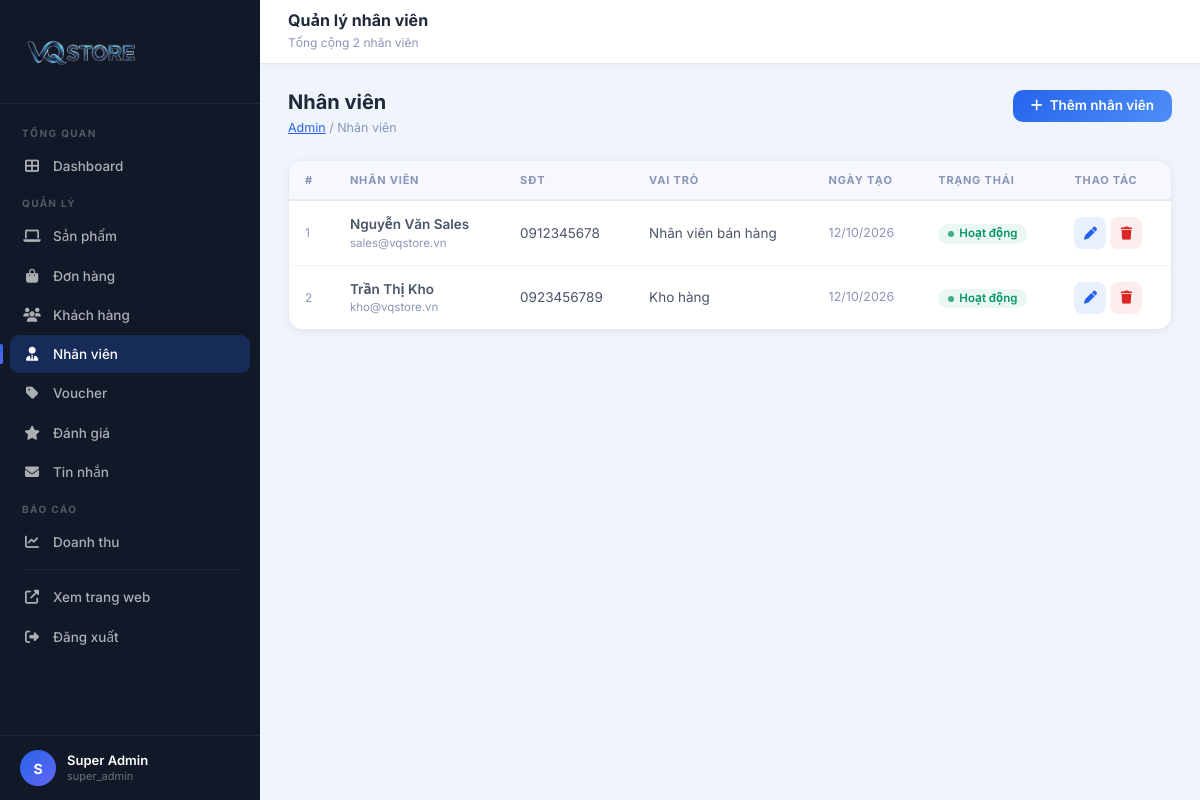
/admin/employees (signed in), run on the app's committed database.
### tables this page shows
CREATE TABLE `nhan_vien` (
    `id` INT AUTO_INCREMENT PRIMARY KEY,
    `ho_ten` VARCHAR(100) NOT NULL,
    `thu_dien_tu` VARCHAR(100) NOT NULL UNIQUE,
    `mat_khau` VARCHAR(255) NOT NULL,
    `so_dien_thoai` VARCHAR(20) DEFAULT NULL,
    `vai_tro` VARCHAR(50) DEFAULT 'Nhân viên bán hàng',
    `trang_thai` ENUM('active','blocked') DEFAULT 'active',
    `ngay_tao` TIMESTAMP DEFAULT CURRENT_TIMESTAMP
);

### controllers/DieuKhienQuanTri.php (called while the page is built, shortened)
<?php
class DieuKhienQuanTri {
    public function employees($param = null) {
        $db = db();
        $employees = $db->fetchAll(
            "SELECT * FROM nhan_vien ORDER BY ngay_tao DESC"
        );
        require_once ROOT_PATH . '/views/quan_tri/nhan_vien.php';
    }
}

### config/co_so_du_lieu.php (called while the page is built, shortened)
<?php
class Database
{
    private static $instance = null;
    private $pdo;
    private function __construct()
    {
        $dsn = "mysql:host=" . DB_HOST . ";dbname=" . DB_NAME . ";charset=" . DB_CHARSET;
        $options = [
            PDO::ATTR_ERRMODE => PDO::ERRMODE_EXCEPTION,
            PDO::ATTR_DEFAULT_FETCH_MODE => PDO::FETCH_ASSOC,
            PDO::ATTR_EMULATE_PREPARES => false,
        ];
        try {
            $this->pdo = new PDO($dsn, DB_USER, DB_PASS, $options);
        } catch (PDOException $e) {
            if (DEBUG) {
                die("Database connection failed: " . $e->getMessage());
            } else {
                die("Database connection failed.");
            }
        }
    }
    public static function getInstance()
    {
        if (self::$instance === null) {
            self::$instance = new self();
        }
        return self::$instance;
    }
    public function query($sql, $params = [])
    {
        $stmt = $this->pdo->prepare($sql);
        $stmt->execute($params);
        return $stmt;
    }
    public function fetchAll($sql, $params = [])
    {
        return $this->query($sql, $params)->fetchAll();
    }
}
function db()
{
    return Database::getInstance();
}

### views/quan_tri/nhan_vien.php (the view, shortened to what this page needs)
<!DOCTYPE html>
<html lang="vi">
<head>
    <link href="https://cdn.jsdelivr.net/npm/bootstrap@5.3.0/dist/css/bootstrap.min.css" rel="stylesheet">
    <link href="https://cdnjs.cloudflare.com/ajax/libs/font-awesome/6.4.0/css/all.min.css" rel="stylesheet">
    <link rel="stylesheet" href="<?= ASSETS_URL ?>/css/admin.css">
</head>
<body>
<div class="admin-wrapper">
<?php include __DIR__ . '/_thanh_ben.php'; ?>
<div class="admin-main">
    <header class="admin-topbar">
        <div class="admin-topbar-title">
            <h5>Quản lý nhân viên</h5>
            <small>Tổng cộng <?= count($employees ?? []) ?> nhân viên</small>
        </div>
    </header>
    <div class="admin-content">
        <div class="admin-page-header">
            <div>
                <h4 class="admin-page-title">Nhân viên</h4>
                <div class="admin-page-breadcrumb"><a href="<?= SITE_URL ?>/admin">Admin</a> / Nhân viên</div>
            </div>
            <button class="btn-admin btn-admin-primary" onclick="openAddModal()">
                <i class="fas fa-plus"></i> Thêm nhân viên
            </button>
        </div>
        <div class="admin-card">
            <div class="admin-table-wrap">
                <table class="admin-table">
                    <thead><tr>
                        <th>#</th><th>Nhân viên</th><th>SĐT</th><th>Vai trò</th>
                        <th>Ngày tạo</th><th>Trạng thái</th><th>Thao tác</th>
                    </tr></thead>
                    <tbody>
                    <?php if (!empty($employees)): foreach ($employees as $e): ?>
                    <tr>
                        <td style="color:#8a96b8;font-size:12px;"><?= $e['id'] ?></td>
                        <td>
                            <div style="font-weight:600;"><?= htmlspecialchars($e['ho_ten']) ?></div>
                            <div style="font-size:11.5px;color:#8a96b8;"><?= htmlspecialchars($e['thu_dien_tu']) ?></div>
                        </td>
                        <td><?= htmlspecialchars($e['so_dien_thoai'] ?? '—') ?></td>
                        <td><?= htmlspecialchars($e['vai_tro']) ?></td>
                        <td style="font-size:12.5px;color:#8a96b8;"><?= date('d/m/Y', strtotime($e['ngay_tao'])) ?></td>
                        <td>
                            <span class="badge-status <?= $e['trang_thai'] ?>">
                                <?= $e['trang_thai'] === 'active' ? 'Hoạt động' : 'Bị khóa' ?>
                            </span>
                        </td>
                        <td>
                            <div class="d-flex gap-1">
                                <button class="admin-action-btn edit" title="Sửa"
                                        onclick="openEditModal(<?= htmlspecialchars(json_encode($e), ENT_QUOTES) ?>)">
                                    <i class="fas fa-pen"></i>
                                </button>
                                <a href="<?= SITE_URL ?>/admin/employees/delete?id=<?= $e['id'] ?>"
                                   class="admin-action-btn delete" title="Xóa"
                                   onclick="return confirm('Xóa nhân viên này?')">
                                    <i class="fas fa-trash"></i>
                                </a>
                            </div>
                        </td>
                    </tr>
                    <?php endforeach; endif; ?>
                    </tbody>
                </table>
            </div>
        </div>
    </div>
</div>
</div>
</body></html>

### assets/css/admin.css (style rules this page uses)
:root { --adm-sidebar-w: 260px; --adm-sidebar-bg: #111827; --adm-header-h: 64px; --adm-content-bg: #f0f4fb; --adm-card-bg: #ffffff; --adm-border: #e5eaf4; --adm-text: #1e2a3b; --adm-text-2: #4a5568; --adm-text-muted: #8a96b8; --adm-primary: #2563eb; --adm-primary-lt: rgba(37,99,235,.1); --adm-green: #059669; --adm-amber: #d97706; --adm-red: #dc2626; --adm-purple: #7c3aed; --adm-radius: 14px; --adm-shadow-sm: 0 2px 8px rgba(0,0,0,.06); --adm-shadow-md: 0 4px 18px rgba(0,0,0,.09); --adm-shadow-lg: 0 12px 40px rgba(0,0,0,.13); }
.admin-wrapper *, .admin-wrapper *::before, .admin-wrapper *::after { box-sizing: border-box; }
.admin-wrapper { display: flex; min-height: 100vh; background: var(--adm-content-bg); font-family: 'Inter', system-ui, -apple-system, sans-serif; font-size: 14px; color: var(--adm-text); }
.admin-main { margin-left: var(--adm-sidebar-w); flex: 1; min-width: 0; max-width: calc(100% - var(--adm-sidebar-w)); display: flex; flex-direction: column; min-height: 100vh; }
.admin-topbar { background: #fff; height: var(--adm-header-h); border-bottom: 1px solid var(--adm-border); position: sticky; top: 0; z-index: 100; display: flex; align-items: center; padding: 0 28px; gap: 16px; box-shadow: 0 1px 4px rgba(0,0,0,.04); flex-shrink: 0; }
.admin-topbar-title { flex: 1; }
.admin-topbar-title h5 { font-size: 16px; font-weight: 700; color: var(--adm-text); margin: 0; line-height: 1.2; }
.admin-topbar-title small { font-size: 12px; color: var(--adm-text-muted); }
.admin-content { padding: 26px 28px; flex: 1; }
.admin-page-header { display: flex; justify-content: space-between; align-items: flex-start; margin-bottom: 22px; flex-wrap: wrap; gap: 14px; }
.admin-page-title { font-size: 20px; font-weight: 700; color: var(--adm-text); margin: 0; }
.admin-page-breadcrumb { font-size: 12.5px; color: var(--adm-text-muted); margin-top: 5px; }
.admin-page-breadcrumb a { color: var(--adm-primary); }
.admin-card { background: var(--adm-card-bg); border-radius: var(--adm-radius); border: 1px solid var(--adm-border); box-shadow: var(--adm-shadow-sm); overflow: hidden; margin-bottom: 22px; }
.admin-table-wrap { overflow-x: auto; }
.admin-table { width: 100%; border-collapse: collapse; }
.admin-table thead tr { background: #f6f8fd; border-bottom: 2px solid var(--adm-border); }
.admin-table th { padding: 11px 16px; font-size: 11px; font-weight: 700; text-transform: uppercase; letter-spacing: .8px; color: var(--adm-text-muted); white-space: nowrap; }
.admin-table td { padding: 13px 16px; font-size: 13.5px; color: var(--adm-text-2); border-bottom: 1px solid #f2f4fa; vertical-align: middle; }
.admin-table tbody tr:last-child td { border-bottom: none; }
.badge-status { display: inline-flex; align-items: center; gap: 5px; padding: 4px 10px; border-radius: 20px; font-size: 11.5px; font-weight: 600; white-space: nowrap; line-height: 1; }
.badge-status::before { content: ''; width: 6px; height: 6px; border-radius: 50%; background: currentColor; opacity: .75; }
.badge-status.active, .badge-status.completed { background: rgba(5,150,105,.08); color: #059669; }
.admin-action-btn { width: 32px; height: 32px; border-radius: 8px; border: none; cursor: pointer; display: inline-flex; align-items: center; justify-content: center; font-size: 13px; transition: all .2s; text-decoration: none; }
.admin-action-btn.edit { background: rgba(37,99,235,.1); color: #2563eb; }
.admin-action-btn.delete { background: rgba(220,38,38,.08); color: #dc2626; }
.btn-admin { display: inline-flex; align-items: center; gap: 7px; padding: 9px 18px; border-radius: 10px; font-size: 13.5px; font-weight: 600; border: none; cursor: pointer; transition: all .22s; text-decoration: none; white-space: nowrap; font-family: inherit; line-height: 1; }
.btn-admin-primary { background: linear-gradient(135deg,#2563eb,#4f8ef8); color: #fff; }

### data on the page
nhan_vien: id "1", ho_ten "Nguyễn Văn Sales", thu_dien_tu "sales@vqstore.vn", so_dien_thoai "0912345678", vai_tro "Nhân viên bán hàng", ngay_tao "12/10/2026", trang_thai "Hoạt động"
nhan_vien: id "2", ho_ten "Trần Thị Kho", thu_dien_tu "kho@vqstore.vn", so_dien_thoai "0923456789", vai_tro "Kho hàng", ngay_tao "12/10/2026", trang_thai "Hoạt động"

### other printed values
mb_strtoupper(mb_substr($admin['ho_ten'], 0, 1, 'UTF-8'), 'UTF-8') "S"
$admin['ho_ten'] "Super Admin"
$admin['vai_tro'] "super_admin"
count($employees ?? []) "2"
